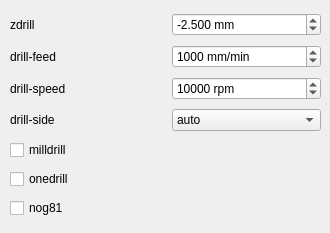
    <widget class="QWidget" name="drillTab">
     <attribute name="title">
      <string>Drill</string>
     </attribute>
     <widget class="QWidget" name="formLayoutWidget_2">
      <property name="geometry">
       <rect>
        <x>10</x>
        <y>10</y>
        <width>311</width>
        <height>214</height>
       </rect>
      </property>
      <layout class="QGridLayout" name="drillGridLayout">
       <property name="horizontalSpacing">
        <number>12</number>
       </property>
       <property name="verticalSpacing">
        <number>6</number>
       </property>
       <item row="6" column="0">
        <widget class="QCheckBox" name="nog81CheckBox">
         <property name="toolTip">
          <string>&lt;html&gt;&lt;head/&gt;&lt;body&gt;&lt;p&gt;replace G81 with G0+G1. This option makes the gcode compatible with low-end cnc controllers (like grbl), but also makes it bigger and less clean&lt;/p&gt;&lt;/body&gt;&lt;/html&gt;</string>
         </property>
         <property name="text">
          <string>nog81</string>
         </property>
        </widget>
       </item>
       <item row="0" column="0">
        <widget class="QLabel" name="zdrillLabel">
         <property name="toolTip">
          <string>&lt;html&gt;&lt;head/&gt;&lt;body&gt;&lt;p&gt;Z value down to which will be drilled&lt;/p&gt;&lt;/body&gt;&lt;/html&gt;</string>
         </property>
         <property name="text">
          <string>zdrill</string>
         </property>
        </widget>
       </item>
       <item row="4" column="0">
        <widget class="QCheckBox" name="milldrillCheckBox">
         <property name="toolTip">
          <string>&lt;html&gt;&lt;head/&gt;&lt;body&gt;&lt;p&gt;If milldrill is given, the milling head will be used to drill the holes in the PCB. Holes up to the size of the milling head will be drilled regularly (possibly creating a bigger hole than intended), the other holes are created by moving the head in circles using the feed and infeed parameters used in cutting&lt;/p&gt;&lt;p&gt;Remember that you have to set also &amp;quot;outline&amp;quot; parameters if you set this option&lt;/p&gt;&lt;/body&gt;&lt;/html&gt;</string>
         </property>
         <property name="layoutDirection">
          <enum>Qt::LeftToRight</enum>
         </property>
         <property name="text">
          <string>milldrill</string>
         </property>
         <property name="checked">
          <bool>false</bool>
         </property>
        </widget>
       </item>
       <item row="2" column="0">
        <widget class="QLabel" name="drillspeedLabel">
         <property name="toolTip">
          <string>&lt;html&gt;&lt;head/&gt;&lt;body&gt;&lt;p&gt;Spindle speed during drilling&lt;/p&gt;&lt;/body&gt;&lt;/html&gt;</string>
         </property>
         <property name="text">
          <string>drill-speed</string>
         </property>
        </widget>
       </item>
       <item row="1" column="0">
        <widget class="QLabel" name="drillfeedLabel">
         <property name="toolTip">
          <string>&lt;html&gt;&lt;head/&gt;&lt;body&gt;&lt;p&gt;Feed rate for drilling (vertical speed)&lt;/p&gt;&lt;/body&gt;&lt;/html&gt;</string>
         </property>
         <property name="text">
          <string>drill-feed</string>
         </property>
        </widget>
       </item>
       <item row="0" column="1">
        <widget class="QDoubleSpinBox" name="zdrillDoubleSpinBox">
         <property name="toolTip">
          <string>&lt;html&gt;&lt;head/&gt;&lt;body&gt;&lt;p&gt;Z value down to which will be drilled&lt;/p&gt;&lt;/body&gt;&lt;/html&gt;</string>
         </property>
         <property name="suffix">
          <string> mm</string>
         </property>
         <property name="decimals">
          <number>3</number>
         </property>
         <property name="minimum">
          <double>-1000.000000000000000</double>
         </property>
         <property name="maximum">
          <double>0.000000000000000</double>
         </property>
         <property name="singleStep">
          <double>0.050000000000000</double>
         </property>
         <property name="value">
          <double>-2.500000000000000</double>
         </property>
        </widget>
       </item>
       <item row="5" column="0">
        <widget class="QCheckBox" name="onedrillCheckBox">
         <property name="toolTip">
          <string>&lt;html&gt;&lt;head/&gt;&lt;body&gt;&lt;p&gt;Use only one drill bit size&lt;/p&gt;&lt;/body&gt;&lt;/html&gt;</string>
         </property>
         <property name="text">
          <string>onedrill</string>
         </property>
         <property name="checked">
          <bool>false</bool>
         </property>
        </widget>
       </item>
       <item row="1" column="1">
        <widget class="QSpinBox" name="drillfeedSpinBox">
         <property name="toolTip">
          <string>&lt;html&gt;&lt;head/&gt;&lt;body&gt;&lt;p&gt;Feed rate for drilling (vertical speed)&lt;/p&gt;&lt;/body&gt;&lt;/html&gt;</string>
         </property>
         <property name="suffix">
          <string> mm/min</string>
         </property>
         <property name="maximum">
          <number>10000</number>
         </property>
         <property name="singleStep">
          <number>10</number>
         </property>
         <property name="value">
          <number>1000</number>
         </property>
        </widget>
       </item>
       <item row="2" column="1">
        <widget class="QSpinBox" name="drillspeedSpinBox">
         <property name="toolTip">
          <string>&lt;html&gt;&lt;head/&gt;&lt;body&gt;&lt;p&gt;Spindle speed during drilling&lt;/p&gt;&lt;/body&gt;&lt;/html&gt;</string>
         </property>
         <property name="suffix">
          <string> rpm</string>
         </property>
         <property name="maximum">
          <number>100000</number>
         </property>
         <property name="singleStep">
          <number>500</number>
         </property>
         <property name="value">
          <number>10000</number>
         </property>
        </widget>
       </item>
       <item row="3" column="1">
        <widget class="QComboBox" name="drillsideComboBox">
         <property name="toolTip">
          <string>&lt;html&gt;&lt;head/&gt;&lt;body&gt;&lt;p&gt;choose the drill side. Valid choices are front, back or auto (default). In auto mode the drill side is automatically chosen (always front unless only the back side is specified)&lt;/p&gt;&lt;/body&gt;&lt;/html&gt;</string>
         </property>
         <item>
          <property name="text">
           <string>auto</string>
          </property>
         </item>
         <item>
          <property name="text">
           <string>front</string>
          </property>
         </item>
         <item>
          <property name="text">
           <string>back</string>
          </property>
         </item>
        </widget>
       </item>
       <item row="3" column="0">
        <widget class="QLabel" name="drillsideLabel">
         <property name="toolTip">
          <string>&lt;html&gt;&lt;head/&gt;&lt;body&gt;&lt;p&gt;choose the drill side. Valid choices are front, back or auto (default). In auto mode the drill side is automatically chosen (always front unless only the back side is specified)&lt;/p&gt;&lt;/body&gt;&lt;/html&gt;</string>
         </property>
         <property name="text">
          <string>drill-side</string>
         </property>
        </widget>
       </item>
      </layout>
     </widget>
    </widget>
